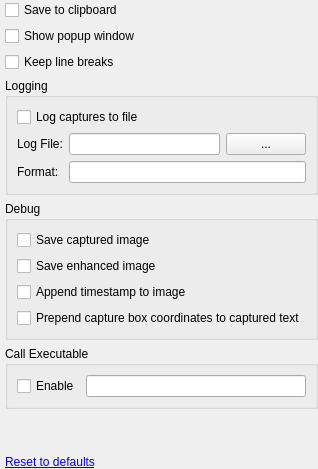
     <widget class="QWidget" name="tabOutput">
      <layout class="QGridLayout" name="gridLayout_13">
       <property name="leftMargin">
        <number>5</number>
       </property>
       <property name="topMargin">
        <number>0</number>
       </property>
       <property name="rightMargin">
        <number>0</number>
       </property>
       <property name="bottomMargin">
        <number>0</number>
       </property>
       <property name="horizontalSpacing">
        <number>0</number>
       </property>
       <item row="0" column="0">
        <widget class="QCheckBox" name="checkBoxOutputClipboard">
         <property name="toolTip">
          <string>&lt;html&gt;&lt;head/&gt;&lt;body&gt;&lt;p&gt;Copy the text that has been OCR'd to the clipboard.&lt;/p&gt;&lt;/body&gt;&lt;/html&gt;</string>
         </property>
         <property name="text">
          <string>Save to clipboard</string>
         </property>
        </widget>
       </item>
       <item row="2" column="0">
        <widget class="QCheckBox" name="checkBoxOutputKeepLineBreaks">
         <property name="toolTip">
          <string>&lt;html&gt;&lt;head/&gt;&lt;body&gt;&lt;p&gt;Check this option if you don't want carriage returns and line feeds to be stripped from the captured text.&lt;/p&gt;&lt;/body&gt;&lt;/html&gt;</string>
         </property>
         <property name="text">
          <string>Keep line breaks</string>
         </property>
        </widget>
       </item>
       <item row="1" column="0">
        <widget class="QCheckBox" name="checkBoxOutputShowPopup">
         <property name="toolTip">
          <string>Popup a window that shows the OCR'd text.</string>
         </property>
         <property name="text">
          <string>Show popup window</string>
         </property>
        </widget>
       </item>
       <item row="7" column="0">
        <widget class="QLabel" name="labelOutputReset">
         <property name="text">
          <string>&lt;a href=&quot;none&quot;&gt;Reset to defaults&lt;/a&gt;</string>
         </property>
        </widget>
       </item>
       <item row="3" column="0">
        <widget class="QGroupBox" name="groupBoxLogging">
         <property name="title">
          <string>Logging</string>
         </property>
         <layout class="QGridLayout" name="gridLayout_8">
          <item row="0" column="0" colspan="2">
           <widget class="QCheckBox" name="checkBoxOutputLoggingEnable">
            <property name="toolTip">
             <string>Log all OCR captures to the provided file.</string>
            </property>
            <property name="text">
             <string>Log captures to file</string>
            </property>
           </widget>
          </item>
          <item row="1" column="0">
           <widget class="QLabel" name="label_2">
            <property name="toolTip">
             <string>File to use for logging OCR captures.</string>
            </property>
            <property name="text">
             <string>Log File:</string>
            </property>
           </widget>
          </item>
          <item row="1" column="1">
           <widget class="QLineEdit" name="lineEditOutputLoggingFile"/>
          </item>
          <item row="1" column="2">
           <widget class="QPushButton" name="pushButtonOutputLoggingFile">
            <property name="text">
             <string>...</string>
            </property>
           </widget>
          </item>
          <item row="2" column="0">
           <widget class="QLabel" name="label_3">
            <property name="toolTip">
             <string>&lt;html&gt;&lt;head/&gt;&lt;body&gt;
Format to use when adding lines to the log file.
&lt;br/&gt;&lt;br/&gt;
You may include the following tokens:&lt;br/&gt;
${capture}&lt;br/&gt;
${linebreak}&lt;br/&gt;
${tab}&lt;br/&gt;
${timestamp}&lt;br/&gt;
${translation}
&lt;br/&gt;&lt;br/&gt;
Example showing timestamp followed by a tab followed by the captured OCR text followed by a linebreak:&lt;br/&gt;
${timestamp}${tab}${capture}${linebreak}
&lt;br/&gt;&lt;br/&gt;
Example showing how to separate lines with dashes:&lt;br/&gt;
${capture}${linebreak}-----------${linebreak}
&lt;/body&gt;&lt;/html&gt;</string>
            </property>
            <property name="text">
             <string>Format:</string>
            </property>
           </widget>
          </item>
          <item row="2" column="1" colspan="2">
           <widget class="QLineEdit" name="lineEditOutputLoggingFormat"/>
          </item>
         </layout>
        </widget>
       </item>
       <item row="4" column="0">
        <widget class="QGroupBox" name="groupBoxOutputDebug">
         <property name="sizePolicy">
          <sizepolicy hsizetype="Preferred" vsizetype="Preferred">
           <horstretch>0</horstretch>
           <verstretch>0</verstretch>
          </sizepolicy>
         </property>
         <property name="title">
          <string>Debug</string>
         </property>
         <layout class="QFormLayout" name="formLayout">
          <item row="0" column="0">
           <widget class="QCheckBox" name="checkBoxDebugSaveCapturedImage">
            <property name="toolTip">
             <string>&lt;html&gt;&lt;head/&gt;&lt;body&gt;&lt;p&gt;Save original captured image before it is enhanced.&lt;/p&gt;&lt;p&gt;A file named &amp;quot;debug_capture.png&amp;quot; will be placed in the same directory as the executable.&lt;/p&gt;&lt;/body&gt;&lt;/html&gt;</string>
            </property>
            <property name="text">
             <string>Save captured image</string>
            </property>
           </widget>
          </item>
          <item row="2" column="0">
           <widget class="QCheckBox" name="checkBoxDebugSaveEnhancedImage">
            <property name="toolTip">
             <string>&lt;html&gt;&lt;head/&gt;&lt;body&gt;&lt;p&gt;Save enhanced image that is sent to the OCR engine.&lt;/p&gt;&lt;p&gt;A file named &amp;quot;debug_enhanced.png&amp;quot; will be placed in the same directory as the executable.&lt;/p&gt;&lt;/body&gt;&lt;/html&gt;</string>
            </property>
            <property name="text">
             <string>Save enhanced image</string>
            </property>
           </widget>
          </item>
          <item row="4" column="0">
           <widget class="QCheckBox" name="checkBoxDebugPrependCoords">
            <property name="toolTip">
             <string>&lt;html&gt;&lt;head/&gt;&lt;body&gt;&lt;p&gt;Add the capture box coordinates to the beginning of the captured text.&lt;/p&gt;&lt;p&gt;These coordinates may be used with the &amp;quot;--screen-rect&amp;quot; command line option.&lt;/p&gt;&lt;p&gt;Format: (x1 y1 x2 y2) &amp;lt;captured text&amp;gt;&lt;/p&gt;&lt;/body&gt;&lt;/html&gt;</string>
            </property>
            <property name="text">
             <string>Prepend capture box coordinates to captured text</string>
            </property>
           </widget>
          </item>
          <item row="3" column="0">
           <widget class="QCheckBox" name="checkBoxDebugAppendTimestampToImage">
            <property name="toolTip">
             <string>Append a timestamp to the debug images.</string>
            </property>
            <property name="text">
             <string>Append timestamp to image</string>
            </property>
           </widget>
          </item>
         </layout>
        </widget>
       </item>
       <item row="5" column="0">
        <widget class="QGroupBox" name="groupBoxOutputCallExeEnable">
         <property name="title">
          <string>Call Executable</string>
         </property>
         <layout class="QGridLayout" name="gridLayout_15">
          <item row="0" column="0">
           <widget class="QCheckBox" name="checkBoxOutputCallExeEnable">
            <property name="toolTip">
             <string>&lt;html&gt;&lt;head/&gt;&lt;body&gt;
Enable/disable call to the provided executable.
&lt;br/&gt;&lt;br/&gt;
You may include the following tokens:&lt;br/&gt;
${capture}&lt;br/&gt;
${timestamp}&lt;br/&gt;
${translation}
&lt;br/&gt;&lt;br/&gt;
Example calling a Python script:&lt;br/&gt;
C:\Anaconda3\python.exe &quot;C:\Scripts\test.py&quot; &quot;${capture}&quot; &quot;${translation}&quot;
&lt;/body&gt;&lt;/html&gt;</string>
            </property>
            <property name="text">
             <string>Enable</string>
            </property>
           </widget>
          </item>
          <item row="0" column="1">
           <widget class="QLineEdit" name="lineEditOutputCallExe"/>
          </item>
         </layout>
        </widget>
       </item>
       <item row="6" column="0">
        <spacer name="verticalSpacer_4">
         <property name="orientation">
          <enum>Qt::Vertical</enum>
         </property>
         <property name="sizeHint" stdset="0">
          <size>
           <width>20</width>
           <height>40</height>
          </size>
         </property>
        </spacer>
       </item>
      </layout>
     </widget>
